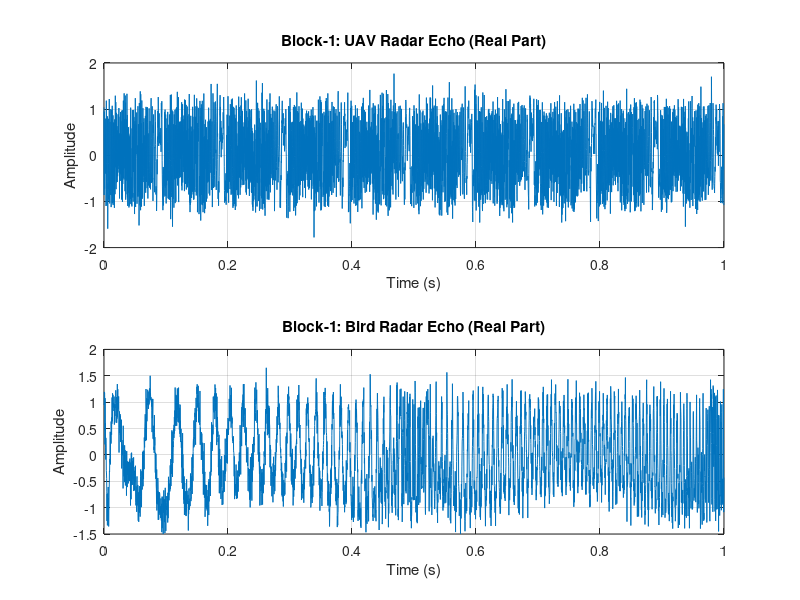

Write MATLAB code to recreate this figure. (Note: this script raises an error after producing the figure.)
clc; clear; close all;

%% ============================== BLOCK-1 =================================
% --------------- Radar Echo Signal Generation (UAV / Bird) ---------------

fs = 4000; 
T  = 1; 
t  = 0:1/fs:T-1/fs; 
SNR_dB = 10; 
amp = 1.0; 

uav_prop_freqs  = [200 220 240 260 280 300 320 340 360 380 400]; 
bird_flap_freqs = [2 4 6 8 10 12 14 16 18 20 22 24 26]; 

alpha_uav_true  = 2e4; 
alpha_bird_true = 100; 

% UAV Signal
uav_phase = zeros(size(t));
for k = 1:length(uav_prop_freqs)
    f0 = uav_prop_freqs(k);
    uav_phase = uav_phase + (amp/k) * ...
        sin(2*pi*( f0*t + 0.5*alpha_uav_true*t.^2 ));
end

s_uav = exp(1j * 2*pi*0.5 * uav_phase);
s_uav = awgn(s_uav, SNR_dB, 'measured');

% Bird Signal
bird_phase = zeros(size(t));
for k = 1:length(bird_flap_freqs)
    f0 = bird_flap_freqs(k);
    bird_phase = bird_phase + (amp/k) * ...
        sin(2*pi*( f0*t + 0.5*alpha_bird_true*t.^2 ));
end

s_bird = exp(1j * 2*pi*0.5 * bird_phase);
s_bird = awgn(s_bird, SNR_dB, 'measured');

% Block-1 Output Plot
figure;
% UAV Signal Plot
subplot(2,1,1);
plot(t, real(s_uav));
title('Block-1: UAV Radar Echo (Real Part)');
xlabel('Time (s)'); ylabel('Amplitude'); grid on;
% Bird Signal Plot
subplot(2,1,2);
plot(t, real(s_bird));
title('Block-1: Bird Radar Echo (Real Part)');
xlabel('Time (s)'); ylabel('Amplitude'); grid on;

%% ============================ BLOCK-2 ===================================
% ------------------ Adaptive Chirp-Rate Optimizer ------------------------

x = s_uav;     
t = (0:length(x)-1)/fs;

alpha_min = -5e4;
alpha_max =  5e4;
N_alpha   = 64;
alpha_vec = linspace(alpha_min, alpha_max, N_alpha);

win_len  = 256;
win      = hamming(win_len);
noverlap = round(0.75*win_len);
nfft     = 1024;

H2 = zeros(length(alpha_vec),1);

for i = 1:length(alpha_vec)
    alpha = alpha_vec(i);
    chirp_comp = exp(-1j*pi*alpha*t.^2);
    x_dechirp  = x .* chirp_comp;

    [S,~,~] = spectrogram(x_dechirp, win, noverlap, nfft, fs);
    S_mag = abs(S).^2;

    P = S_mag / sum(S_mag(:)) + eps;
    H2(i) = -log(sum(P(:).^2));
end

[~, idx_opt] = min(H2);
alpha_opt = alpha_vec(idx_opt);

fprintf('\nBlock-2 Output:\n');
fprintf('True UAV Chirp Rate  = %.2f Hz/s\n', alpha_uav_true);
fprintf('Estimated Chirp Rate = %.2f Hz/s\n', alpha_opt);

chirp_comp_opt = exp(-1j*pi*alpha_opt*t.^2);
x_alpha = x .* chirp_comp_opt;

% Block-2 Output Plot
figure;
plot(alpha_vec, H2, 'LineWidth', 2);
xlabel('Chirp Rate (Hz/s)');
ylabel('Renyi Entropy');
title('Block-2: Entropy vs Chirp Rate');
grid on;

%% =============================== BLOCK-3 ================================
% ----------------------- Adaptive Doppler Enhancer -----------------------

PRF = fs;

winLen   = 256;
hop      = 64;
noverlap = winLen - hop;
nfft     = 1024;
win      = hamming(winLen);

[X, fd, t_stft] = spectrogram(x_alpha, win, noverlap, nfft, fs);
S = abs(X).^2;

% Body removal
fc = 0.05 * PRF;
HPmask = abs(fd) >= fc;
X_hp = X .* HPmask;

% Spectral whitening
P_noise = median(abs(X_hp).^2, 2);
eps_val = 1e-6;
X_white = X_hp ./ sqrt(P_noise + eps_val);

% Ridge sharpening
sigma_fd = 2;
h = fspecial('gaussian', [11 1], sigma_fd);
h = h / sum(h);
X_sharp = conv2(X_white, h, 'same');

% SVD background suppression
S_mag = abs(X_sharp);
[U, Ssvd, V] = svd(S_mag, 'econ');
K = 1;
S_bg = U(:,1:K) * Ssvd(1:K,1:K) * V(:,1:K)';
S_enh = max(S_mag - S_bg, 0);

% Metrics
bodyBand = abs(fd) < fc;
harmBand = abs(fd) >= fc;

bodyPower = mean(S(bodyBand,:), 'all');
harmPower = mean(S(harmBand,:), 'all');

bodyPower_enh = mean(S_enh(bodyBand,:), 'all');
harmPower_enh = mean(S_enh(harmBand,:), 'all');

Harmonic_SNR_before = 10*log10(harmPower / bodyPower);
Harmonic_SNR_after  = 10*log10(harmPower_enh / bodyPower_enh);

fprintf('\nBlock-3 Output:\n');
fprintf('Harmonic SNR Before = %.2f dB\n', Harmonic_SNR_before);
fprintf('Harmonic SNR After  = %.2f dB\n', Harmonic_SNR_after);

% Block-3 Output Plot
figure;
% Original Spectrogram
subplot(1,2,1);
imagesc(t_stft, fd, 10*log10(S + eps_val));
axis xy;
shading interp;
colormap(jet);
c1 = colorbar;
ylabel(c1, 'Power (dB)');
xlabel('Time (s)');
ylabel('Doppler Frequency (Hz)');
title('Original Spectrogram');
% Enhanced Spectrogram
subplot(1,2,2);
imagesc(t_stft, fd, 10*log10(S_enh + eps_val));
axis xy;
shading interp;
colormap(jet);
c2 = colorbar;
ylabel(c2, 'Power (dB)');
xlabel('Time (s)');
ylabel('Doppler Frequency (Hz)');
title('Enhanced Spectrogram');

%% =============================== BLOCK-4 ================================
% ------------------ Time–Frequency Signature Generator -------------------

S_norm = S_enh ./ (sum(S_enh,1) + eps_val);

doppler_marginal = sum(S_norm, 2);
time_marginal = sum(S_norm, 1);

[~, ridge_idx] = max(S_norm, [], 1);
tf_ridge = fd(ridge_idx);

cdf_dopp = cumsum(doppler_marginal);
cdf_dopp = cdf_dopp / max(cdf_dopp);

f_low  = fd(find(cdf_dopp >= 0.05, 1, 'first'));
f_high = fd(find(cdf_dopp >= 0.95, 1, 'first'));
doppler_bw = f_high - f_low;

f_min = 30;
harm_mask = abs(fd) > f_min;
harmonic_env = sum(S_norm(harm_mask,:), 1);

tm = time_marginal - mean(time_marginal);
acf = xcorr(tm, 'coeff');
acf = acf(length(tm):end);

ridge_mean = mean(abs(tf_ridge));
ridge_std  = std(tf_ridge);

features = [
    ridge_mean;
    ridge_std;
    doppler_bw;
    mean(harmonic_env);
    std(harmonic_env);
    max(acf(2:end));
    skewness(doppler_marginal);
    kurtosis(doppler_marginal)
];

TF_sig = struct();
TF_sig.features = features(:).';

% Block-4 Output Plot
figure;
% Normalized TF Signature
subplot(2,2,1);
imagesc(t_stft, fd, 10*log10(S_norm + eps_val));
axis xy;
shading interp;
colormap(jet);
c3 = colorbar;
ylabel(c3, 'Normalized Power (dB)');
xlabel('Time (s)');
ylabel('Doppler Frequency (Hz)');
title('Normalized TF Signature');
% Micro-Doppler Ridge
subplot(2,2,2);
plot(t_stft, tf_ridge, 'LineWidth', 1.5);
xlabel('Time (s)');
ylabel('Doppler Frequency (Hz)');
title('Micro-Doppler Ridge');
grid on;
% Doppler Marginal
subplot(2,2,3);
plot(fd, doppler_marginal, 'LineWidth', 1.5);
xlabel('Doppler Frequency (Hz)');
ylabel('Normalized Energy');
title('Doppler Marginal Signature');
grid on;
% Periodicity (ACF)
subplot(2,2,4);
plot(acf, 'LineWidth', 1.5);
xlabel('Lag Index');
ylabel('Autocorrelation');
title('Micro-Motion Periodicity');
grid on;

%% ======================= BLOCK-5: FEATURE EXTRACTOR =======================

% ---------------- A) Z-SCORE NORMALIZATION ----------------
X = TF_sig.features;                 % [1 x 8] feature vector
mu = mean(X,1);
sigma = std(X,0,1) + 1e-9;           % numerical safety
X_norm = (X - mu) ./ sigma;

% Boxplot: before vs after normalization
figure('Name','Feature Normalization');
subplot(1,2,1); boxplot(X); 
title('Raw Features'); ylabel('Feature Value'); grid on;
subplot(1,2,2); boxplot(X_norm);
title('Z-score Normalized Features'); ylabel('Standard Units'); grid on;

% ---------------- C) PHYSICS-AWARE FEATURE AUGMENTATION ----------------

% (1) Ridge smoothness: variance of first difference
ridge_diff   = diff(tf_ridge);
ridge_smooth = var(ridge_diff(:));

% (2) High-Doppler energy ratio
fd_norm = linspace(-1,1,length(doppler_marginal)); % normalized Doppler axis
thr = 0.2 * max(abs(fd_norm));
high_idx = abs(fd_norm) >= thr;

E_high = sum(doppler_marginal(high_idx).^2);
E_tot  = sum(doppler_marginal.^2);
high_doppler_ratio = E_high / (E_tot + 1e-9);

% (3) Periodicity peak sharpness (ACF contrast)
acf_peak_sharp = max(acf) / (mean(acf(2:end)) + 1e-9);

% Append new features to normalized set
X_aug = [X_norm, ridge_smooth, high_doppler_ratio, acf_peak_sharp];

feature_names = {
 'RidgeMean',...
 'RidgeStd',...
 'DopplerBW',...
 'HarmEnvMean',...
 'HarmEnvStd',...
 'ACF_MaxLag',...
 'Dopp_Skew',...
 'Dopp_Kurt',...
 'RidgeSmoothness',...
 'HighDopplerEnergyRatio',...
 'ACF_PeakSharpness'
};

% ---------------- B) PCA (ROBUST TO SINGLE SAMPLE) ----------------
N = size(X_aug,1);

if N < 2
    % ======== SINGLE-SAMPLE SAFE MODE ========
    warning('Only one sample available → skipping PCA (not mathematically defined).');

    X_pca = X_aug;          
    pca_coeff = eye(size(X_aug,2)); 
    explained_variance = ones(size(X_aug,2),1) * (100/size(X_aug,2));

    % Visualization instead of PC scatter
    figure('Name','Feature Space (Single Sample)');
    bar(X_aug);
    xticklabels(feature_names);
    xtickangle(45);
    title('Augmented Feature Vector (No PCA — single sample)');
    grid on;

else
    % ======== NORMAL PCA MODE (FOR DATASETS) ========
    [coeff, score, ~, ~, explained] = pca(X_aug);

    cumVar = cumsum(explained);
    k = find(cumVar >= 95,1,'first');

    X_pca = score(:,1:k);
    pca_coeff = coeff(:,1:k);
    explained_variance = explained;

    % ---- Scree plot ----
    figure('Name','PCA Explained Variance');
    plot(cumVar,'LineWidth',2); grid on;
    yline(95,'r--','95% threshold');
    xlabel('Number of PCs');
    ylabel('Cumulative Variance (%)');
    title('PCA Variance Retention');

    % ---- PC1–PC2 scatter ----
    figure('Name','PC1 vs PC2');
    scatter(score(:,1), score(:,2), 90, 'filled');
    xlabel('PC1'); ylabel('PC2');
    grid on; title('Latent Feature Space');
end

% ---------------- D) CLEAN OUTPUT INTERFACE ----------------
F_out = struct();
F_out.X_norm = X_norm;
F_out.X_pca = X_pca;
F_out.pca_coeff = pca_coeff;
F_out.explained_variance = explained_variance;
F_out.mu = mu;
F_out.sigma = sigma;
F_out.feature_names = feature_names;

disp('Block-5 complete: F_out ready for SVM (Block-6).');

function [predLabels, trainedModel, results] = classifierModel(X, Y, varargin)
%CLASSIFIERMODEL Train/evaluate an SVM-based UAV-vs-Bird classifier.
%   [predLabels, trainedModel, results] = classifierModel(X, Y)
%   trains on feature matrix X (N x D) and labels Y (N x 1), performs a
%   stratified hold-out split, normalizes using training statistics,
%   tunes SVM hyperparameters, predicts hold-out labels, and returns model
%   artifacts for deployment.
%
%   Optional name-value pairs:
%     'HoldOut'      : hold-out ratio in (0,1), default 0.2
%     'Optimize'     : true/false, hyperparameter optimization, default true
%     'Model'        : trainedModel struct for inference-only mode
%     'Standardize'  : true/false, default true
%
%   Inference-only mode:
%     predLabels = classifierModel(Xnew, [], 'Model', trainedModel)
%
%   Inputs:
%     X : feature matrix (N x D)
%     Y : labels (N x 1) categorical/string/cellstr/numeric
%
%   Outputs:
%     predLabels   : predictions on hold-out set (train mode) or X (inference)
%     trainedModel : struct containing model + normalization parameters
%     results      : diagnostics (indices, scores, confusion matrix, metrics)

p = inputParser;
addParameter(p, 'HoldOut', 0.20, @(v) isnumeric(v) && isscalar(v) && v > 0 && v < 1);
addParameter(p, 'Optimize', true, @(v) islogical(v) || isnumeric(v));
addParameter(p, 'Model', [], @(v) isempty(v) || isstruct(v));
addParameter(p, 'Standardize', true, @(v) islogical(v) || isnumeric(v));
parse(p, varargin{:});
opt = p.Results;

% ---------- Inference-only mode ----------
if isempty(Y)
    if isempty(opt.Model)
        error('Inference mode requires a ''Model'' struct when Y is empty.');
    end
    trainedModel = opt.Model;
    Xz = normalizeWithModel(X, trainedModel);
    [predLabels, score] = predict(trainedModel.Model, Xz);
    results = struct('scores', score);
    return;
end

if istable(X)
    X = table2array(X);
end
if isrow(Y)
    Y = Y.';
end

Y = categorical(Y);
[N, D] = size(X);
if N < 10
    warning('Small dataset (N=%d). Consider collecting more samples for reliable generalization.', N);
end
if numel(categories(Y)) < 2
    error('At least 2 classes are required for classification.');
end

% ---------- Train-test split ----------
cvp = cvpartition(Y, 'HoldOut', opt.HoldOut);
idxTrain = training(cvp);
idxTest  = test(cvp);

XTrain = X(idxTrain, :);
YTrain = Y(idxTrain, :);
XTest  = X(idxTest, :);
YTest  = Y(idxTest, :);

% ---------- Feature normalization ----------
if opt.Standardize
    mu = mean(XTrain, 1, 'omitnan');
    sigma = std(XTrain, 0, 1, 'omitnan');
    sigma(sigma < 1e-12) = 1;
else
    mu = zeros(1, D);
    sigma = ones(1, D);
end

XTrainZ = (XTrain - mu) ./ sigma;
XTestZ  = (XTest - mu) ./ sigma;

% ---------- Model training ----------
isBinary = numel(categories(YTrain)) == 2;

if isBinary
    svmArgs = {'KernelFunction', 'rbf', 'ClassNames', categories(YTrain)};
    if opt.Optimize
        mdl = fitcsvm( ...
            XTrainZ, YTrain, ...
            svmArgs{:}, ...
            'OptimizeHyperparameters', {'BoxConstraint','KernelScale'}, ...
            'HyperparameterOptimizationOptions', struct( ...
                'Kfold', 5, ...
                'ShowPlots', false, ...
                'Verbose', 0));
    else
        mdl = fitcsvm(XTrainZ, YTrain, svmArgs{:}, 'BoxConstraint', 1, 'KernelScale', 'auto');
    end

    % Probability estimates for ROC/evaluation
    mdl = fitPosterior(mdl);
    [predLabels, score] = predict(mdl, XTestZ);

else
    t = templateSVM('KernelFunction', 'rbf', 'Standardize', false);
    if opt.Optimize
        mdl = fitcecoc( ...
            XTrainZ, YTrain, ...
            'Learners', t, ...
            'Coding', 'onevsall', ...
            'OptimizeHyperparameters', {'BoxConstraint','KernelScale'}, ...
            'HyperparameterOptimizationOptions', struct( ...
                'Kfold', 5, ...
                'ShowPlots', false, ...
                'Verbose', 0));
    else
        mdl = fitcecoc(XTrainZ, YTrain, 'Learners', t, 'Coding', 'onevsall');
    end
    [predLabels, score] = predict(mdl, XTestZ);
end

% ---------- Basic metrics ----------
C = confusionmat(YTest, predLabels, 'Order', categories(Y));
acc = sum(diag(C)) / max(sum(C(:)), 1);

trainedModel = struct();
trainedModel.Model = mdl;
trainedModel.mu = mu;
trainedModel.sigma = sigma;
trainedModel.classNames = categories(Y);
trainedModel.isBinary = isBinary;
trainedModel.featureDim = D;

results = struct();
results.idxTrain = idxTrain;
results.idxTest = idxTest;
results.YTrain = YTrain;
results.YTest = YTest;
results.scores = score;
results.confMat = C;
results.accuracy = acc;
results.classOrder = categories(Y);

fprintf('Block-6: Classification complete. Hold-out accuracy = %.2f%%\n', 100*acc);

end

function Xz = normalizeWithModel(X, model)
if istable(X)
    X = table2array(X);
end
if size(X,2) ~= model.featureDim
    error('Feature dimension mismatch: expected %d, got %d.', model.featureDim, size(X,2));
end
Xz = (X - model.mu) ./ model.sigma;
end
function metrics = performanceEvaluation(yTrue, yPred, varargin)
%PERFORMANCEEVALUATION Compute and plot classifier performance metrics.
%   metrics = performanceEvaluation(yTrue, yPred)
%   metrics = performanceEvaluation(..., 'Scores', scoreMatrix)
%   metrics = performanceEvaluation(..., 'ClassNames', classNames)
%   metrics = performanceEvaluation(..., 'NoiseResults', noiseStruct)
%
%   Inputs:
%     yTrue : true labels (N x 1)
%     yPred : predicted labels (N x 1)
%
%   Name-value inputs:
%     'Scores'      : posterior scores/probabilities (N x C), optional
%     'ClassNames'  : class order to enforce, optional
%     'NoiseResults': struct with fields snrDb, accuracy for robustness plot
%     'Title'       : chart title prefix

p = inputParser;
addParameter(p, 'Scores', [], @(v) isempty(v) || isnumeric(v));
addParameter(p, 'ClassNames', [], @(v) isempty(v) || iscellstr(v) || isstring(v) || iscategorical(v));
addParameter(p, 'NoiseResults', struct(), @isstruct);
addParameter(p, 'Title', 'Block-7 Performance', @(v) ischar(v) || isstring(v));
parse(p, varargin{:});
opt = p.Results;

yTrue = categorical(yTrue);
yPred = categorical(yPred);

if isempty(opt.ClassNames)
    classNames = union(categories(yTrue), categories(yPred));
else
    classNames = cellstr(string(opt.ClassNames));
end

C = confusionmat(yTrue, yPred, 'Order', classNames);

TP = diag(C);
FP = sum(C,1)' - TP;
FN = sum(C,2) - TP;
TN = sum(C(:)) - TP - FP - FN;

precision = TP ./ max(TP + FP, eps);
recall    = TP ./ max(TP + FN, eps);
f1        = 2*(precision.*recall) ./ max(precision + recall, eps);
specificity = TN ./ max(TN + FP, eps);

accuracy = sum(TP) / max(sum(C(:)), 1);
macroF1 = mean(f1, 'omitnan');
weightedF1 = sum(f1 .* (sum(C,2) / sum(C(:))), 'omitnan');

metrics = struct();
metrics.confusionMatrix = C;
metrics.classOrder = classNames;
metrics.accuracy = accuracy;
metrics.precision = precision;
metrics.recall = recall;
metrics.f1 = f1;
metrics.specificity = specificity;
metrics.macroF1 = macroF1;
metrics.weightedF1 = weightedF1;

fprintf('Block-7: Accuracy = %.2f%% | Macro-F1 = %.3f | Weighted-F1 = %.3f\n', ...
    100*accuracy, macroF1, weightedF1);

% ---------- Plots ----------
figure('Name', 'Confusion Matrix');
confusionchart(C, classNames, 'Title', sprintf('%s: Confusion Matrix', opt.Title));

figure('Name', 'Per-Class Metrics');
barData = [precision, recall, f1, specificity];
bar(barData);
xticks(1:numel(classNames));
xticklabels(classNames);
xtickangle(20);
legend({'Precision','Recall','F1','Specificity'}, 'Location', 'best');
ylim([0, 1]);
grid on;
title(sprintf('%s: Per-Class Metrics', opt.Title));

% ---------- ROC (binary only, with score input) ----------
if ~isempty(opt.Scores) && numel(classNames) == 2
    posClass = classNames{2};
    [Xroc, Yroc, ~, AUC] = perfcurve(yTrue, opt.Scores(:,2), posClass);
    metrics.rocFpr = Xroc;
    metrics.rocTpr = Yroc;
    metrics.auc = AUC;

    figure('Name','ROC Curve');
    plot(Xroc, Yroc, 'LineWidth', 2); grid on;
    xlabel('False Positive Rate');
    ylabel('True Positive Rate');
    title(sprintf('%s: ROC Curve (AUC = %.3f)', opt.Title, AUC));
end

% ---------- Noise robustness (optional) ----------
if isfield(opt.NoiseResults, 'snrDb') && isfield(opt.NoiseResults, 'accuracy')
    figure('Name','Noise Robustness');
    plot(opt.NoiseResults.snrDb, opt.NoiseResults.accuracy, '-o', 'LineWidth', 1.8);
    xlabel('SNR (dB)');
    ylabel('Accuracy');
    grid on;
    title(sprintf('%s: Robustness to Noise', opt.Title));
    metrics.noiseRobustness = opt.NoiseResults;
end

end
